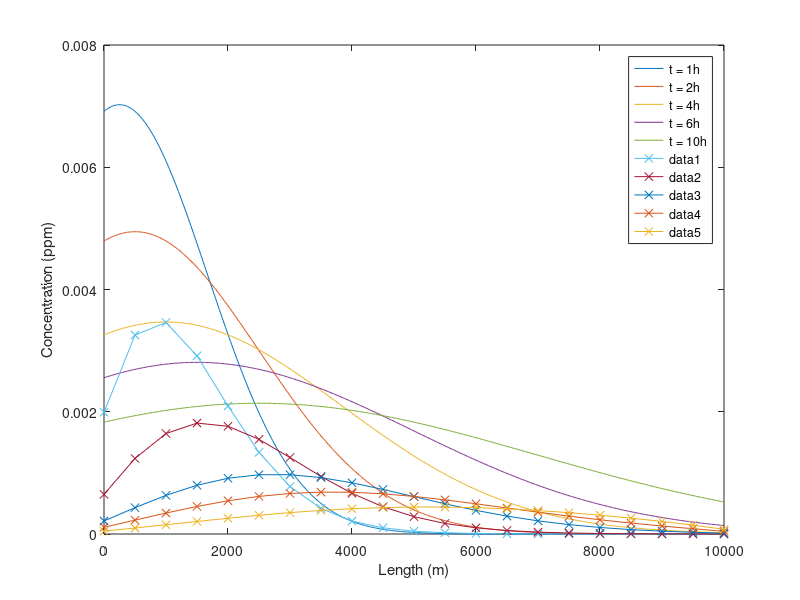

This figure's MATLAB source:
clc; clear;

depth = 4; % m
width_es = 100; % m
velocity = 250; % m/hr
E = 1000000; % m^2/hr
W = 10 * 1000; % gr
k = 0.1/24; % 1/hr
area = depth * width_es; % m^2

W_plane = W/area; % gr/m^2

t = 1:1:10; % hr (inspect in a day with interval of 3 hr)
x = 0:20:10000; % m (inspect in 10 km every 20 m)

c_analytical = zeros(length(t), length(x)); % gr/m^3 or ppm

for i = 1:size(c_analytical, 1)
    for j = 1:size(c_analytical, 2)
        c_analytical(i, j) = (W_plane/(2 * ((pi * E * t(i))^ 0.5))) * exp(-(((x(j) - ((velocity * t(i)))) ^ 2)/(4 * E * t(i))) - (k * t(i)));
    end
end

% initiating plot with labels
figure;
plot(x, c_analytical(1, :));
hold on;
plot(x, c_analytical(2, :));
plot(x, c_analytical(4, :));
plot(x, c_analytical(6, :));
plot(x, c_analytical(10, :));

xlabel('Length (m)');
ylabel('Concentration (ppm)');
legend('t = 1h', 't = 2h', 't = 4h', 't = 6h', 't = 10h');


% simple implicit method (applying centered difference with alpha = 0.5 and
% beta = 0.5
deltaT = 0.1; % 0.1 hour
deltaX = 500; % 500m
x = 0:deltaX:10000;
t = 0:deltaT:24; % 0.1h time step

c_implicit = zeros(length(t) + 1, length(x)); % gr/m^3 or ppm
c_implicit(1, 1) = W/(area * deltaX); % setting initial conditions

E = E - (((velocity ^ 2) * deltaT)/2); % applying numerical dispersion
coefficients = zeros(size(c_implicit, 2), size(c_implicit, 2));

for j = 1:size(c_implicit, 2)
    coefficients(j, j) = 1 + ((2 * E * deltaT)/(deltaX ^ 2)) + (k * deltaT);
    switch j
        case 1
            coefficients(j, j + 1) = ((velocity * deltaT)/(2 * deltaX)) - ((E * deltaT)/(deltaX ^ 2));
        case size(c_implicit, 2)
            coefficients(j, j - 1) = -((velocity * deltaT)/(2 * deltaX)) - ((E * deltaT)/(deltaX ^ 2));
        otherwise
            coefficients(j, j - 1) = -((velocity * deltaT)/(2 * deltaX)) - ((E * deltaT)/(deltaX ^ 2));
            coefficients(j, j + 1) = ((velocity * deltaT)/(2 * deltaX)) - ((E * deltaT)/(deltaX ^ 2));
    end
end

for i = 2:size(c_implicit, 1)
    c_implicit(i, :) = coefficients\flipud(rot90(c_implicit(i - 1, :)));
end

plot(x, c_implicit(11, :), '-x');
plot(x, c_implicit(21, :), '-x');
plot(x, c_implicit(41, :), '-x');
plot(x, c_implicit(61, :), '-x');
plot(x, c_implicit(101, :), '-x');
hold off;